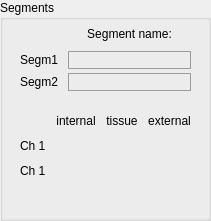
  <widget class="QGroupBox" name="set_segm_2">
   <property name="geometry">
    <rect>
     <x>710</x>
     <y>450</y>
     <width>211</width>
     <height>221</height>
    </rect>
   </property>
   <property name="styleSheet">
    <string notr="true">QGroupBox#set_sect{font: 25 italic 10pt &quot;Calibri Light&quot;;}

</string>
   </property>
   <property name="title">
    <string>Segments</string>
   </property>
   <widget class="QWidget" name="gridLayoutWidget_5">
    <property name="geometry">
     <rect>
      <x>10</x>
      <y>20</y>
      <width>191</width>
      <height>71</height>
     </rect>
    </property>
    <layout class="QGridLayout" name="gridLayout_5">
     <property name="sizeConstraint">
      <enum>QLayout::SetNoConstraint</enum>
     </property>
     <property name="leftMargin">
      <number>10</number>
     </property>
     <property name="rightMargin">
      <number>10</number>
     </property>
     <property name="horizontalSpacing">
      <number>10</number>
     </property>
     <property name="verticalSpacing">
      <number>4</number>
     </property>
     <item row="2" column="1">
      <widget class="QLineEdit" name="lineEdit_11">
       <property name="styleSheet">
        <string notr="true">QLineEdit {background-color: rgba(0,0,0,0);
border: 1px solid rgb(156, 156, 156);
font: 25 10pt &quot;Calibri Light&quot;;
font-family: &quot;Calibri Light&quot;;
}
QLineEdit:focus { border: 1px solid #eb6fbd;}
					</string>
       </property>
      </widget>
     </item>
     <item row="1" column="1">
      <widget class="QLineEdit" name="lineEdit_12">
       <property name="styleSheet">
        <string notr="true">QLineEdit {background-color: rgba(0,0,0,0);
border: 1px solid rgb(156, 156, 156);
font: 25 10pt &quot;Calibri Light&quot;;
font-family: &quot;Calibri Light&quot;;
}
QLineEdit:focus { border: 1px solid #eb6fbd;}
					</string>
       </property>
      </widget>
     </item>
     <item row="2" column="0">
      <widget class="QLabel" name="label_35">
       <property name="styleSheet">
        <string notr="true">font: 25 10pt &quot;Calibri Light&quot;;</string>
       </property>
       <property name="text">
        <string>Segm2</string>
       </property>
      </widget>
     </item>
     <item row="1" column="0">
      <widget class="QLabel" name="label_37">
       <property name="styleSheet">
        <string notr="true">font: 25 10pt &quot;Calibri Light&quot;;</string>
       </property>
       <property name="text">
        <string>Segm1</string>
       </property>
      </widget>
     </item>
     <item row="0" column="1">
      <widget class="QLabel" name="label_31">
       <property name="styleSheet">
        <string notr="true">font: 25 10pt &quot;Calibri Light&quot;;</string>
       </property>
       <property name="text">
        <string>Segment name:</string>
       </property>
       <property name="alignment">
        <set>Qt::AlignCenter</set>
       </property>
      </widget>
     </item>
    </layout>
   </widget>
   <widget class="QWidget" name="gridLayoutWidget_7">
    <property name="geometry">
     <rect>
      <x>10</x>
      <y>110</y>
      <width>191</width>
      <height>71</height>
     </rect>
    </property>
    <layout class="QGridLayout" name="gridLayout_7">
     <property name="sizeConstraint">
      <enum>QLayout::SetNoConstraint</enum>
     </property>
     <property name="leftMargin">
      <number>10</number>
     </property>
     <property name="rightMargin">
      <number>10</number>
     </property>
     <property name="horizontalSpacing">
      <number>10</number>
     </property>
     <property name="verticalSpacing">
      <number>4</number>
     </property>
     <item row="1" column="0">
      <widget class="QLabel" name="label_41">
       <property name="styleSheet">
        <string notr="true">font: 25 10pt &quot;Calibri Light&quot;;</string>
       </property>
       <property name="text">
        <string>Ch 1</string>
       </property>
      </widget>
     </item>
     <item row="2" column="0">
      <widget class="QLabel" name="label_40">
       <property name="styleSheet">
        <string notr="true">font: 25 10pt &quot;Calibri Light&quot;;</string>
       </property>
       <property name="text">
        <string>Ch 1</string>
       </property>
      </widget>
     </item>
     <item row="0" column="2">
      <widget class="QLabel" name="label_43">
       <property name="styleSheet">
        <string notr="true">font: 25 10pt &quot;Calibri Light&quot;;</string>
       </property>
       <property name="text">
        <string>tissue</string>
       </property>
       <property name="alignment">
        <set>Qt::AlignCenter</set>
       </property>
      </widget>
     </item>
     <item row="0" column="1">
      <widget class="QLabel" name="label_42">
       <property name="styleSheet">
        <string notr="true">font: 25 10pt &quot;Calibri Light&quot;;</string>
       </property>
       <property name="text">
        <string>internal</string>
       </property>
       <property name="alignment">
        <set>Qt::AlignCenter</set>
       </property>
      </widget>
     </item>
     <item row="0" column="3">
      <widget class="QLabel" name="label_44">
       <property name="styleSheet">
        <string notr="true">font: 25 10pt &quot;Calibri Light&quot;;</string>
       </property>
       <property name="text">
        <string>external</string>
       </property>
       <property name="alignment">
        <set>Qt::AlignCenter</set>
       </property>
      </widget>
     </item>
    </layout>
   </widget>
  </widget>
